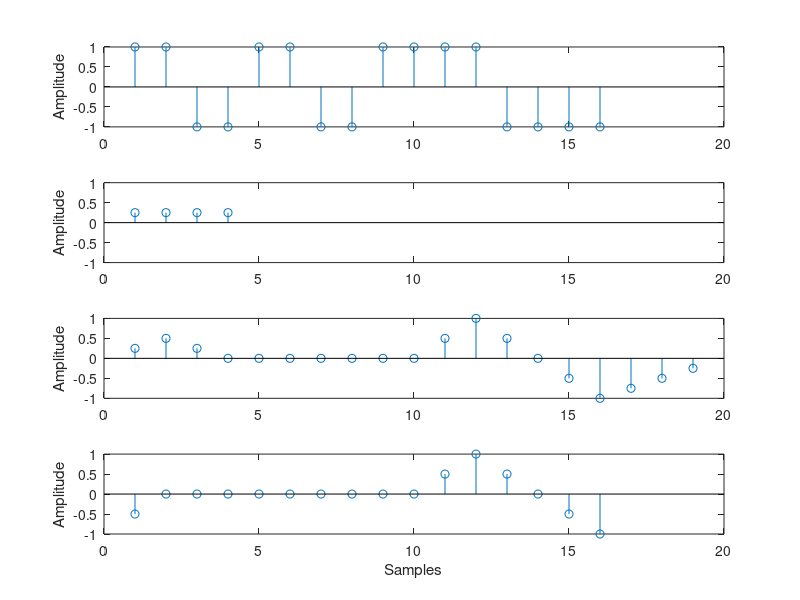
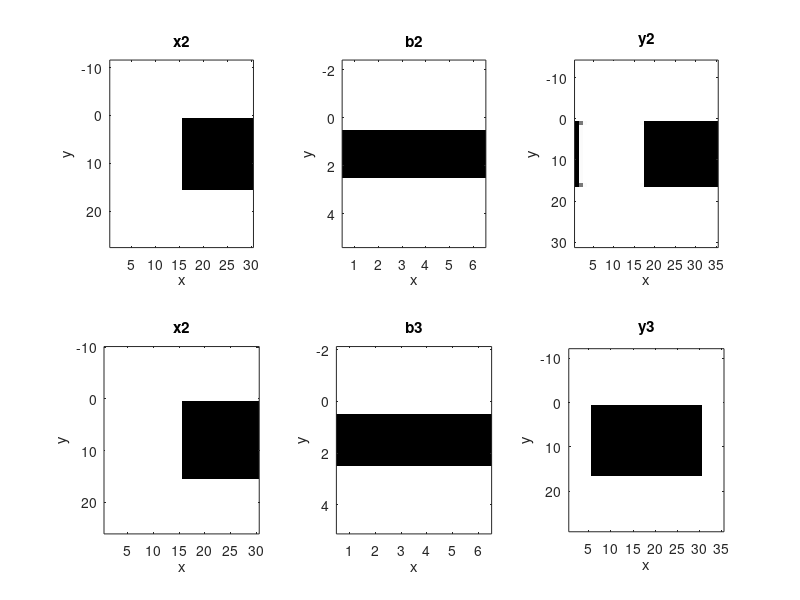

MATLAB code for these plots, in order:
% Convolution can be seen as the mathematical expression of how one signal
% can modify the other, you will need to comment the answers to the 
% questions on the following lines of code to demonstrate the basics of 
% convolution. Also answer the question at the end in order to understand 
% the effects that convolution may have on the original signal. 


%% ONE-DIMENSIONAL CONVOLUTION

% INPUT SIGNAL
xx = [1 1 -1 -1 1 1 -1 -1 1 1 1 1 -1 -1 -1 -1]; 
% <-- Answer: What is the length of xx? 
% xx has a length of 16

% FILTER COEFFICIENTS / IMPULSE RESPONSE
bk = [1/4 1/4 1/4 1/4]; 
% <-- Answer: What is the length of bk?
% bk has a length of 4

% FILTER OUTPUT
yy = conv(bk, xx); 
% <-- Answer: What is the length of yy?
% yy has a length of 19

% PERFORM FILTERING IN ALTERNATIVE WAY
zz = 1/4*shift(xx, 0) + 1/4*shift(xx, 1) + 1/4*shift(xx, 2) + 1/4*shift(xx, 3);
% <-- Answer: What is the length of zz?
% zz has a length of 16, but as a column vector

% --> ANSWER BELOW: Explain why yy and zz are different lengths. <--
% yy uses convolution with xx and bk, while zz uses shifts which doesn't
% casue additional inputs
%


% PLOT
figure(1)
subplot(411)
stem(xx); axis([0 20 -1 1])
ylabel('Amplitude')
subplot(412)
stem(bk); axis([0 20 -1 1])
ylabel('Amplitude')
subplot(413)
stem(yy); axis([0 20 -1 1])
ylabel('Amplitude')
subplot(414)
stem(zz); axis([0 20 -1 1])
ylabel('Amplitude')
xlabel('Samples')


%% TWO-DIMENSIONAL CONVOLUTION

% INPUT SIGNAL
x2 = [ones(15) -1*ones(15)]*255; 

% FILTER COEFFICIENTS
b2 = (1/8)*[0 1 1  1  1  0; 0 1 1  1  1  0]; 
b3 =       [1 1 1 -1 -1 -1; 1 1 1 -1 -1 -1]; 

% OUTPUT
y2 = conv2(x2,b2); 
y3 = conv2(x2,b3); 

% --> ANSWER BELOW: Why does filter b2 affect the image as it does? 
%     What are possible applications of filter b2? <--
% Filter b2 blurs the imnage slightly causing the borders to blend. This
% happens due to the fractional positive value of the kernel. This filter
% could be used as a blur in practice.
%

% --> ANSWER BELOW: Why does filter b3 affect the image as it does? 
%     What are possible applications of filter b3? <--
% Filter b3 affects the image due to the negative values causing inversion
% in some of the areas. This filter could be used as an edge detection in
% practice.
%


% PLOT THE FIRST FILTER RESULTS
figure(2) 
subplot(231)
image(x2)
xlabel('x'); ylabel('y'); zlabel('z');
title('x2')
axis equal; axis tight; colormap('gray');
subplot(232)
image(b2)
xlabel('x'); ylabel('y'); zlabel('z');
title('b2')
axis equal; axis tight; colormap('gray');
subplot(233)
image(y2)
xlabel('x'); ylabel('y'); zlabel('z');
title('y2')
axis equal; axis tight; colormap('gray');

% PLOT THE SECOND FILTER RESULTS
subplot(234)
image(x2)
xlabel('x'); ylabel('y'); zlabel('z');
title('x2')
axis equal; axis tight; colormap('gray');
subplot(235)
image(b3)
xlabel('x'); ylabel('y'); zlabel('z');
title('b3')
axis equal; axis tight; colormap('gray');
subplot(236)
image(y3)
xlabel('x'); ylabel('y'); zlabel('z');
title('y3')
axis equal; axis tight; colormap('gray');


function xs = shift(x, s)
%SHIFT   ===> Shifts each elements in the input by s <===

    % ====> Initializes xs <====
    xs = zeros(length(x), 1);
    
    for n = 1:length(x)
        % ====> Sets boundry conditions <====
        if n-s > 0 && n-s < length(x)
            % ====> Assigns values to xs(n) <====
            xs(n) = x(n-s);
        end
    end

end
